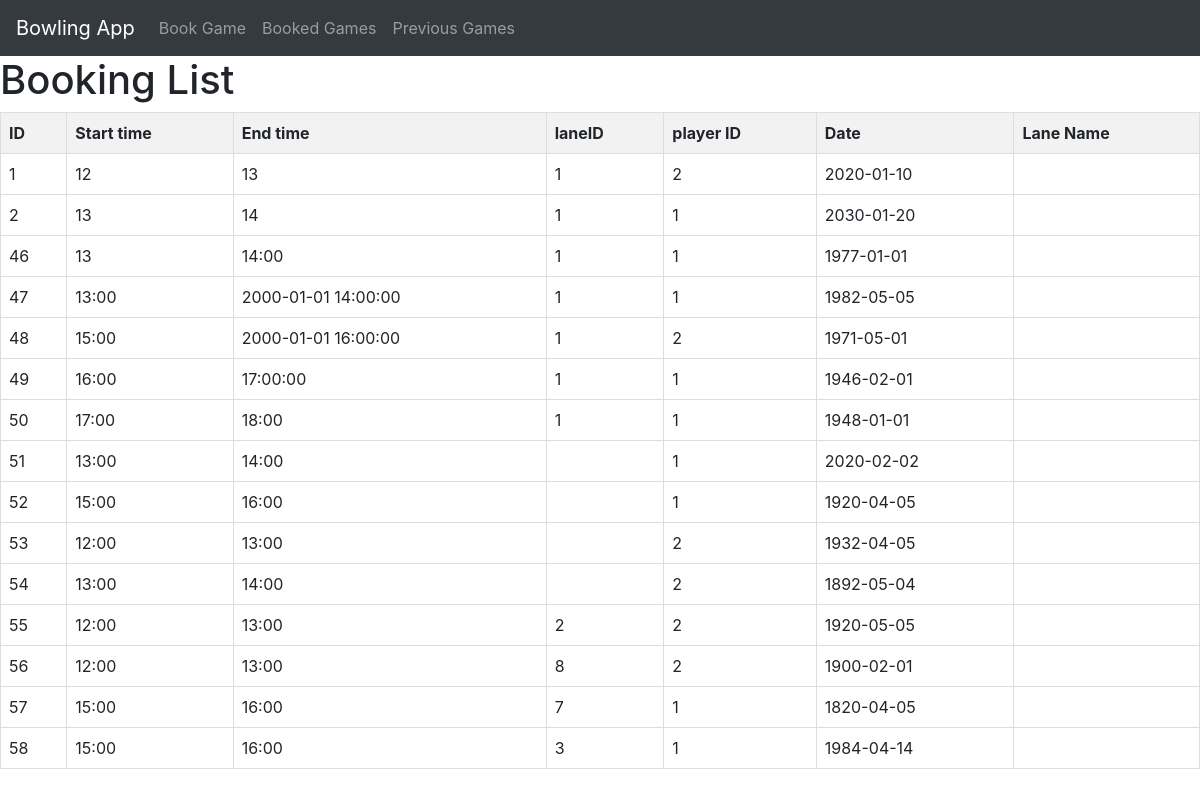
Before: /bookings with the older database file.
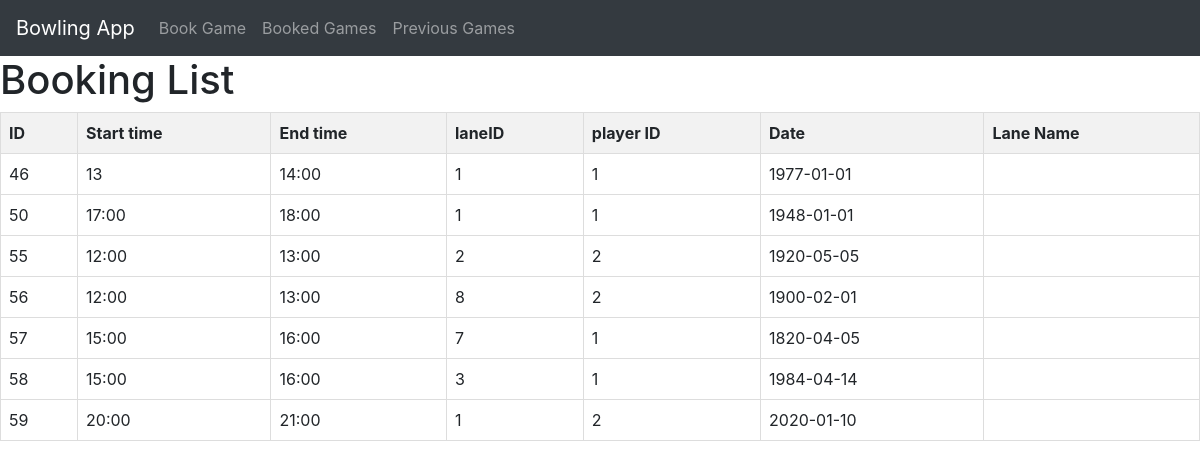
After: the same page with the newer database file.
### tables this page shows
CREATE TABLE Bookings (bookingId INTEGER PRIMARY KEY AUTOINCREMENT, startTime time, endTime time, laneID INTEGER REFERENCES BowlingLanes (laneID), playerID INTEGER REFERENCES Players (playerID), date date);

### app.py (the view)
@app.route('/bookings', methods=["GET"])
def get_bookings():
    return render_template("bookings.html", bookings=query_db('SELECT * FROM Bookings'))

### test.py (called while the page is built)
def get_db():
    db = getattr(g, '_database', None)
    if db is None:
        db = g._database = sqlite3.connect(DATABASE)
        db.row_factory = sqlite3.Row
    return db

def query_db(query, args=(), one=False, commit=False):
    try:
            if commit:
                db = get_db()
                cur = db.execute(query, args)
                db.commit()
                cur.close()
                return None
            cur = get_db().execute(query, args)
            rv = cur.fetchall()
            cur.close()
            return (rv[0] if rv else None) if one else rv
    except sqlite3.Error as e:
            print("SQLite error:", e)
            return e  # Or raise an exception if needed

### template/bookings.html (shortened to what this page needs)
<!DOCTYPE html>
<html lang="en">
<head>
    <link rel="stylesheet" href="https://maxcdn.bootstrapcdn.com/bootstrap/4.5.2/css/bootstrap.min.css">
</head>
<body>
    <nav class="navbar navbar-expand-lg navbar-dark bg-dark">
        <a class="navbar-brand" href="/logged_in">Bowling App</a>
        <div class="collapse navbar-collapse" id="navbarNav">
            <ul class="navbar-nav">
                <li class="nav-item">
                    <a class="nav-link" href="/book_game">Book Game</a>
                </li>
                <li class="nav-item">
                    <a class="nav-link" href="/booked_games">Booked Games</a>
                </li>
                <li class="nav-item">
                    <a class="nav-link" href="/previous_games">Previous Games</a>
                </li>
            </ul>
        </div>
    </nav>
    <h1>Booking List</h1>
    <table>
        <thead>
            <tr>
                <th>ID</th>
                <th>Start time</th>
                <th>End time</th>
                <th>laneID</th>
                <th>player ID</th>
                <th>Date</th>
                <th>Lane Name</th>
            </tr>
        </thead>
        <tbody>
            {% for booking in bookings %}
            <tr>
                <td>{{ booking['bookingID'] }}</td>
                <td>{{ booking['startTime'] }}</td>
                <td>{{ booking['endTime'] }}</td>
                <td>{{ booking['laneID'] }}</td>
                <td>{{ booking['playerID'] }}</td>
                <td>{{ booking['date'] }}</td>
                <td>{{ booking['laneName'] }}</td>
            </tr>
            {% endfor %}
        </tbody>
    </table>
</body>
</html>

### template/bookings.html (style rules this page uses)
table { width: 100%; border-collapse: collapse; }
th, td { border: 1px solid #ddd; padding: 8px; text-align: left; }
th { background-color: #f2f2f2; }

Changed rows visible on the page:
removed Bookings: bookingID "1", startTime "12", endTime "13", laneID "1", playerID "2", date "2020-01-10"
removed Bookings: bookingID "2", startTime "13", endTime "14", laneID "1", playerID "1", date "2030-01-20"
removed Bookings: bookingID "47", startTime "13:00", endTime "2000-01-01 14:00:00", laneID "1", playerID "1", date "1982-05-05"
removed Bookings: bookingID "48", startTime "15:00", endTime "2000-01-01 16:00:00", laneID "1", playerID "2", date "1971-05-01"
removed Bookings: bookingID "49", startTime "16:00", endTime "17:00:00", laneID "1", playerID "1", date "1946-02-01"
removed Bookings: bookingID "51", startTime "13:00", endTime "14:00", playerID "1", date "2020-02-02"
removed Bookings: bookingID "52", startTime "15:00", endTime "16:00", playerID "1", date "1920-04-05"
removed Bookings: bookingID "53", startTime "12:00", endTime "13:00", playerID "2", date "1932-04-05"
removed Bookings: bookingID "54", startTime "13:00", endTime "14:00", playerID "2", date "1892-05-04"
added Bookings: bookingID "59", startTime "20:00", endTime "21:00", laneID "1", playerID "2", date "2020-01-10"
